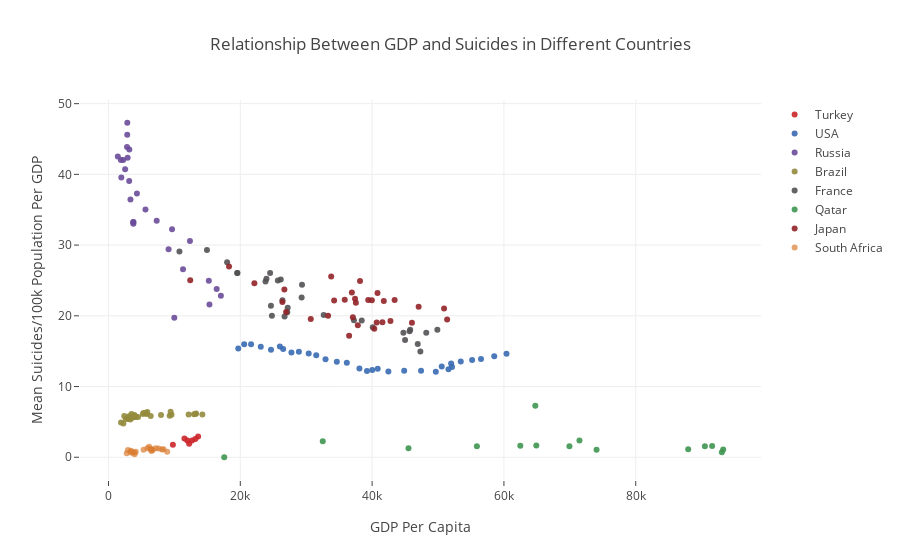

Write notebook code for a chart like this one.
### Markdown cell above
As I expected, low GDP Per Capita ratios comes with more suicides. When GDP Per Capita is increasing, suicides number is decreasing dramatically. From here, we could say bad economic conditions can lead people to suicide.

### Code cell
turkey_suicide_gdp = masterdata[masterdata.country == "Turkey"][["country","suicides_100kpop","gdp_for_year","gdp_per_capita"]]
usa_suicide_gdp = masterdata[masterdata.country == "United States"][["country","suicides_100kpop","gdp_for_year","gdp_per_capita"]]
russia_suicide_gdp = masterdata[masterdata.country == "Russian Federation"][["country","suicides_100kpop","gdp_for_year","gdp_per_capita"]]
brazil_suicide_gdp = masterdata[masterdata.country == "Brazil"][["country","suicides_100kpop","gdp_for_year","gdp_per_capita"]]
france_suicide_gdp = masterdata[masterdata.country == "France"][["country","suicides_100kpop","gdp_for_year","gdp_per_capita"]]
qatar_suicide_gdp = masterdata[masterdata.country == "Qatar"][["country","suicides_100kpop","gdp_for_year","gdp_per_capita"]]
japan_suicide_gdp = masterdata[masterdata.country == "Japan"][["country","suicides_100kpop","gdp_for_year","gdp_per_capita"]]
southAfrica_suicide_gdp = masterdata[masterdata.country == "South Africa"][["country","suicides_100kpop","gdp_for_year","gdp_per_capita"]]
turkey_mean_suicides_per_gdp = []
turkey_gdp_per_capita = turkey_suicide_gdp.gdp_per_capita.unique()
for i in turkey_gdp_per_capita:
    turkey_mean_suicides_per_gdp.append(round(sum(turkey_suicide_gdp[turkey_suicide_gdp.gdp_per_capita == i]["suicides_100kpop"])/
                                        len(turkey_suicide_gdp[turkey_suicide_gdp.gdp_per_capita == i]["suicides_100kpop"]),2))
usa_mean_suicides_per_gdp = []
usa_gdp_per_capita = usa_suicide_gdp.gdp_per_capita.unique()
for i in usa_gdp_per_capita:
    usa_mean_suicides_per_gdp.append(round(sum(usa_suicide_gdp[usa_suicide_gdp.gdp_per_capita == i]["suicides_100kpop"])/
                                     len(usa_suicide_gdp[usa_suicide_gdp.gdp_per_capita == i]["suicides_100kpop"]),2))
russia_mean_suicides_per_gdp = []
russia_gdp_per_capita = russia_suicide_gdp.gdp_per_capita.unique()
for i in russia_gdp_per_capita:
    russia_mean_suicides_per_gdp.append(round(sum(russia_suicide_gdp[russia_suicide_gdp.gdp_per_capita == i]["suicides_100kpop"])/
                                        len(russia_suicide_gdp[russia_suicide_gdp.gdp_per_capita == i]["suicides_100kpop"]),2))
brazil_mean_suicides_per_gdp = []
brazil_gdp_per_capita = brazil_suicide_gdp.gdp_per_capita.unique()
for i in brazil_gdp_per_capita:
    brazil_mean_suicides_per_gdp.append(round(sum(brazil_suicide_gdp[brazil_suicide_gdp.gdp_per_capita == i]["suicides_100kpop"])/
                                        len(brazil_suicide_gdp[brazil_suicide_gdp.gdp_per_capita == i]["suicides_100kpop"]),2))
france_mean_suicides_per_gdp = []
france_gdp_per_capita = france_suicide_gdp.gdp_per_capita.unique()
for i in france_gdp_per_capita:
    france_mean_suicides_per_gdp.append(round(sum(france_suicide_gdp[france_suicide_gdp.gdp_per_capita == i]["suicides_100kpop"])/
                                        len(france_suicide_gdp[france_suicide_gdp.gdp_per_capita == i]["suicides_100kpop"]),2))  
qatar_mean_suicides_per_gdp = []
qatar_gdp_per_capita = qatar_suicide_gdp.gdp_per_capita.unique()
for i in qatar_gdp_per_capita:
    qatar_mean_suicides_per_gdp.append(round(sum(qatar_suicide_gdp[qatar_suicide_gdp.gdp_per_capita == i]["suicides_100kpop"])/
                                        len(qatar_suicide_gdp[qatar_suicide_gdp.gdp_per_capita == i]["suicides_100kpop"]),2))  
japan_mean_suicides_per_gdp = []
japan_gdp_per_capita = japan_suicide_gdp.gdp_per_capita.unique()
for i in japan_gdp_per_capita:
    japan_mean_suicides_per_gdp.append(round(sum(japan_suicide_gdp[japan_suicide_gdp.gdp_per_capita == i]["suicides_100kpop"])/
                                        len(japan_suicide_gdp[japan_suicide_gdp.gdp_per_capita == i]["suicides_100kpop"]),2))       
southAfrica_mean_suicides_per_gdp = []
southAfrica_gdp_per_capita = southAfrica_suicide_gdp.gdp_per_capita.unique()
for i in southAfrica_gdp_per_capita:
    southAfrica_mean_suicides_per_gdp.append(round(sum(southAfrica_suicide_gdp[southAfrica_suicide_gdp.gdp_per_capita == i]["suicides_100kpop"])/
                                        len(southAfrica_suicide_gdp[southAfrica_suicide_gdp.gdp_per_capita == i]["suicides_100kpop"]),2))
trace1 =go.Scatter(
                    x = turkey_gdp_per_capita,
                    y = turkey_mean_suicides_per_gdp,
                    mode = "markers",
                    name = "Turkey",
                    marker = dict(color = 'rgba(204, 37, 41, 0.9)'))
trace2 =go.Scatter(
                    x = usa_gdp_per_capita,
                    y = usa_mean_suicides_per_gdp,
                    mode = "markers",
                    name = "USA",
                    marker = dict(color = 'rgba(57, 106, 177, 0.9)'))
trace3 =go.Scatter(
                    x = russia_gdp_per_capita,
                    y = russia_mean_suicides_per_gdp,
                    mode = "markers",
                    name = "Russia",
                    marker = dict(color = 'rgba(107, 76, 154, 0.9)'))
trace4 =go.Scatter(
                    x = brazil_gdp_per_capita,
                    y = brazil_mean_suicides_per_gdp,
                    mode = "markers",
                    name = "Brazil",
                    marker = dict(color = 'rgba(148, 139, 61, 0.9)'))
trace5 =go.Scatter(
                    x = france_gdp_per_capita,
                    y = france_mean_suicides_per_gdp,
                    mode = "markers",
                    name = "France",
                    marker = dict(color = 'rgba(83, 81, 84, 0.9)'))
trace6 =go.Scatter(
                    x = qatar_gdp_per_capita,
                    y = qatar_mean_suicides_per_gdp,
                    mode = "markers",
                    name = "Qatar",
                    marker = dict(color = 'rgba(62, 150, 81, 0.9)'))
trace7 =go.Scatter(
                    x = japan_gdp_per_capita,
                    y = japan_mean_suicides_per_gdp,
                    mode = "markers",
                    name = "Japan",
                    marker = dict(color = 'rgba(146, 36, 40, 0.9)'))
trace8 =go.Scatter(
                    x = southAfrica_gdp_per_capita,
                    y = southAfrica_mean_suicides_per_gdp,
                    mode = "markers",
                    name = "South Africa",
                    marker = dict(color = 'rgba(218, 124, 48, 0.7)'))
data = [trace1, trace2, trace3, trace4, trace5, trace6, trace7, trace8]
layout = dict(title = 'Relationship Between GDP and Suicides in Different Countries',
              xaxis= dict(title= 'GDP Per Capita',ticklen= 5,zeroline= False),
              yaxis= dict(title= 'Mean Suicides/100k Population Per GDP',ticklen= 5,zeroline= False))
fig = dict(data = data, layout = layout)
iplot(fig)

### Figure 1 — Plotly figure (JSON) as saved in the notebook; plotly's stock layout.template omitted (floating-point values rounded to 4 significant figures)
{"data": [{"marker": {"color": "rgba(204, 37, 41, 0.9)"}, "mode": "markers", "name": "Turkey", "x": [9773, 11525, 12237, 12671, 13603, 13170, 11961], "y": [1.77, 2.64, 1.92, 2.37, 2.95, 2.57, 2.37], "type": "scatter", "uid": "4840c9c0-6c74-49bf-a16d-c4227b559a12"}, {"marker": {"color": "rgba(57, 106, 177, 0.9)"}, "mode": "markers", "name": "USA", "x": [19693, 20588, 21631, 23103, 24654, 26004, 26503, 27760, 28891, 30375, 31518, 32928, 34644, 36164, 38072, 39218, 40018, 40845, 42468, 44867, 47423, 49666, 51585, 52128, 50563, 51989, 53452, 55170, 56520, 58531, 60387], "y": [15.39, 15.97, 15.97, 15.64, 15.2, 15.65, 15.31, 14.81, 14.93, 14.67, 14.42, 13.87, 13.5, 13.38, 12.56, 12.21, 12.35, 12.5, 12.14, 12.24, 12.22, 12.09, 12.43, 12.77, 12.85, 13.24, 13.53, 13.76, 13.89, 14.28, 14.62], "type": "scatter", "uid": "2880ac41-f59c-4f46-a37c-04ab92d14acc"}, {"marker": {"color": "rgba(107, 76, 154, 0.9)"}, "mode": "markers", "name": "Russia", "x": [3740, 3789, 3773, 3333, 3160, 2853, 2844, 2813, 2907, 1948, 1412, 1879, 2229, 2527, 3141, 4312, 5611, 7313, 9643, 12359, 9118, 11307, 15226, 16413, 17052, 15319, 9987], "y": [33.23, 33.26, 33.03, 36.46, 43.51, 47.3, 45.62, 43.86, 42.34, 39.56, 42.51, 42.04, 42.05, 40.71, 39.08, 37.3, 35.03, 33.44, 32.25, 30.57, 29.4, 26.6, 24.97, 23.79, 22.83, 21.6, 19.74], "type": "scatter", "uid": "5362898e-1598-4903-aa28-21e7308514bc"}, {"marker": {"color": "rgba(148, 139, 61, 0.9)"}, "mode": "markers", "name": "Brazil", "x": [1898, 2257, 2394, 2628, 3310, 3516, 4490, 2924, 3136, 3925, 5313, 5771, 5891, 5663, 3864, 4156, 3492, 3121, 3376, 3984, 5230, 6403, 7970, 9555, 9283, 12161, 14245, 13283, 13191, 12975, 9431], "y": [4.93, 4.76, 5.84, 5.45, 5.33, 5.59, 5.7, 5.41, 5.66, 5.96, 6.27, 6.11, 6.4, 6.25, 5.64, 5.69, 6.12, 5.81, 5.67, 5.85, 6.13, 5.82, 5.97, 6.02, 5.86, 6.06, 6.03, 6.2, 6.12, 6.09, 6.45], "type": "scatter", "uid": "05d34a32-e752-4857-85a7-fdcbf204ce8e"}, {"marker": {"color": "rgba(83, 81, 84, 0.9)"}, "mode": "markers", "name": "France", "x": [10765, 14940, 17999, 19534, 19558, 23968, 23821, 26136, 24521, 25697, 29363, 29305, 26394, 27190, 27118, 24648, 24796, 26714, 32656, 37240, 38420, 40097, 45682, 49901, 45775, 44747, 48217, 45002, 46922, 47318], "y": [29.08, 29.31, 27.59, 26.06, 26.04, 25.23, 24.84, 25.12, 26.06, 25, 24.38, 22.6, 22.19, 21.14, 20.49, 21.44, 20, 19.89, 20.11, 19.38, 19.34, 18.39, 17.81, 18.02, 18.02, 17.6, 17.6, 16.58, 16.03, 14.96], "type": "scatter", "uid": "3434fd30-4eaf-47b4-866f-56053b20b160"}, {"marker": {"color": "rgba(62, 150, 81, 0.9)"}, "mode": "markers", "name": "Qatar", "x": [17559, 32510, 45517, 55899, 64762, 71460, 87961, 64911, 74055, 90490, 93270, 93066, 91587, 69937, 62484], "y": [0, 2.28, 1.27, 1.57, 7.28, 2.38, 1.13, 1.66, 1.07, 1.57, 1.11, 0.69, 1.58, 1.57, 1.64], "type": "scatter", "uid": "4995b317-7d84-4ad1-aee5-2964224baea2"}, {"marker": {"color": "rgba(146, 36, 40, 0.9)"}, "mode": "markers", "name": "Japan", "x": [12401, 18288, 22137, 26687, 26389, 26949, 30688, 33320, 37832, 41563, 46043, 40693, 37080, 33791, 38164, 40813, 35843, 34239, 36926, 39960, 39412, 37534, 37408, 41773, 43415, 47059, 50919, 51379, 42781, 40328, 36510], "y": [25.04, 26.96, 24.61, 23.73, 21.95, 20.53, 19.54, 20.02, 18.67, 19.08, 19.01, 19.04, 19.78, 25.55, 24.91, 23.21, 22.26, 22.15, 23.28, 22.19, 22.24, 21.85, 22.4, 22.11, 22.22, 21.29, 21.03, 19.48, 19.26, 18.18, 17.17], "type": "scatter", "uid": "d44b7eb0-3b67-4efd-8c73-08123648e69e"}, {"marker": {"color": "rgba(218, 124, 48, 0.7)"}, "mode": "markers", "name": "South Africa", "x": [3908, 3960, 3512, 3424, 3361, 2953, 2769, 4132, 5323, 5914, 6166, 6708, 6573, 6517, 8128, 8906, 8347, 7612, 7174, 6403], "y": [0.67, 0.41, 0.64, 0.91, 0.79, 1.04, 0.58, 0.77, 1.05, 1.27, 1.49, 1.01, 1.18, 0.89, 1.09, 0.78, 1.13, 1.24, 1.26, 1.08], "type": "scatter", "uid": "a01c990a-9d7c-47f9-aacf-a059660f48c5"}], "layout": {"title": {"text": "Relationship Between GDP and Suicides in Different Countries"}, "xaxis": {"ticklen": 5, "title": {"text": "GDP Per Capita"}, "zeroline": false}, "yaxis": {"ticklen": 5, "title": {"text": "Mean Suicides/100k Population Per GDP"}, "zeroline": false}}}
